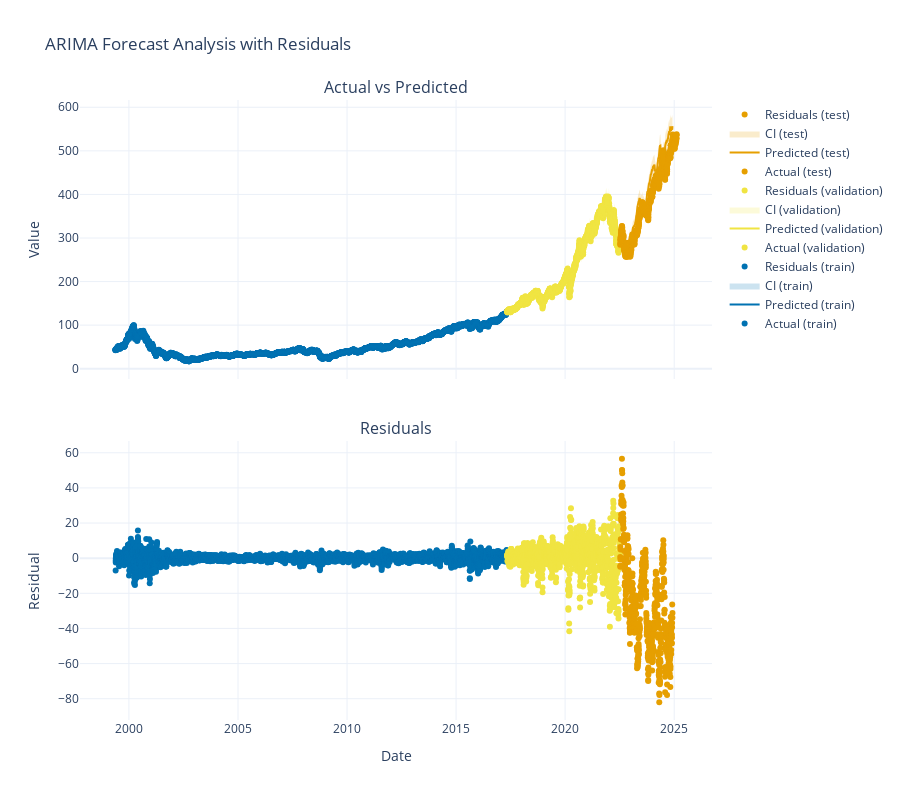

The notebook cell this image was saved under:
### Code cell
## Visualize Results
def plot_arima_analysis(forecast_df, split_column='split'):
    # Create figure with secondary y-axis
    fig = make_subplots(rows=2, cols=1, 
                       shared_xaxes=True,
                       vertical_spacing=0.1,
                       subplot_titles=('Actual vs Predicted', 'Residuals'))
    
    # Calculate residuals
    forecast_df['residuals'] = forecast_df['y'] - forecast_df['yhat']
    
    # Define colors for each split to match Prophet style
    split_colors = {
        'train': 'rgb(0, 114, 178)',      # Blue
        'validation': 'rgb(240, 228, 66)', # Yellow
        'test': 'rgb(230, 159, 0)'        # Orange
    }
    
    # Add traces for each split (train/validation/test)
    for split in forecast_df[split_column].unique():
        mask = forecast_df[split_column] == split
        split_data = forecast_df[mask]
        color = split_colors[split]
        
        # Main plot
        fig.add_trace(
            go.Scatter(x=split_data.ds, y=split_data.y,
                      name=f'Actual ({split})',
                      mode='markers',
                      marker=dict(color=color)),
            row=1, col=1)
        
        fig.add_trace(
            go.Scatter(x=split_data.ds, y=split_data.yhat,
                      name=f'Predicted ({split})',
                      mode='lines',
                      line=dict(color=color)),
            row=1, col=1)
            
        # Confidence intervals
        fig.add_trace(
            go.Scatter(x=split_data.ds, y=split_data.yhat_upper,
                      fill=None,
                      mode='lines',
                      line=dict(width=0),
                      showlegend=False),
            row=1, col=1)
            
        # Extract RGB values from color string and add alpha
        rgb_values = [int(x) for x in color.replace('rgb(', '').replace(')', '').split(',')]
        rgba_color = f'rgba({rgb_values[0]}, {rgb_values[1]}, {rgb_values[2]}, 0.2)'
        
        fig.add_trace(
            go.Scatter(x=split_data.ds, y=split_data.yhat_lower,
                      fill='tonexty',
                      mode='lines',
                      line=dict(width=0),
                      fillcolor=rgba_color,
                      name=f'CI ({split})'),
            row=1, col=1)
        
        # Residuals plot
        fig.add_trace(
            go.Scatter(x=split_data.ds, y=split_data.residuals,
                      name=f'Residuals ({split})',
                      mode='markers',
                      marker=dict(color=color)),
            row=2, col=1)
    
    # Update layout
    fig.update_layout(
        height=800,
        showlegend=True,
        title_text="ARIMA Forecast Analysis with Residuals",
        template='plotly_white'
    )
    
    # Update axes labels
    fig.update_xaxes(title_text="Date", row=2, col=1)
    fig.update_yaxes(title_text="Value", row=1, col=1)
    fig.update_yaxes(title_text="Residual", row=2, col=1)
    
    return fig

# Plot analysis
fig = plot_arima_analysis(arima_df_clean)
fig.show()

### Figure 1 — Plotly figure (JSON) as saved in the notebook; plotly's stock layout.template omitted (floating-point values rounded to 4 significant figures; data arrays with more than 128 entries replaced by an {"elided": "..."} marker saying what was removed)
{"data": [{"marker": {"color": "rgb(0, 114, 178)"}, "mode": "markers", "name": "Actual (train)", "type": "scatter", "x": {"elided": "4519 str values"}, "xaxis": "x", "y": {"elided": "4519 float values"}, "yaxis": "y"}, {"line": {"color": "rgb(0, 114, 178)"}, "mode": "lines", "name": "Predicted (train)", "type": "scatter", "x": {"elided": "4519 str values"}, "xaxis": "x", "y": {"elided": "4519 float values"}, "yaxis": "y"}, {"line": {"width": 0}, "mode": "lines", "showlegend": false, "type": "scatter", "x": {"elided": "4519 str values"}, "xaxis": "x", "y": {"elided": "4519 float values"}, "yaxis": "y"}, {"fill": "tonexty", "fillcolor": "rgba(0, 114, 178, 0.2)", "line": {"width": 0}, "mode": "lines", "name": "CI (train)", "type": "scatter", "x": {"elided": "4519 str values"}, "xaxis": "x", "y": {"elided": "4519 float values"}, "yaxis": "y"}, {"marker": {"color": "rgb(0, 114, 178)"}, "mode": "markers", "name": "Residuals (train)", "type": "scatter", "x": {"elided": "4519 str values"}, "xaxis": "x2", "y": {"elided": "4519 float values"}, "yaxis": "y2"}, {"marker": {"color": "rgb(240, 228, 66)"}, "mode": "markers", "name": "Actual (validation)", "type": "scatter", "x": {"elided": "1305 str values"}, "xaxis": "x", "y": {"elided": "1305 float values"}, "yaxis": "y"}, {"line": {"color": "rgb(240, 228, 66)"}, "mode": "lines", "name": "Predicted (validation)", "type": "scatter", "x": {"elided": "1305 str values"}, "xaxis": "x", "y": {"elided": "1305 float values"}, "yaxis": "y"}, {"line": {"width": 0}, "mode": "lines", "showlegend": false, "type": "scatter", "x": {"elided": "1305 str values"}, "xaxis": "x", "y": {"elided": "1305 float values"}, "yaxis": "y"}, {"fill": "tonexty", "fillcolor": "rgba(240, 228, 66, 0.2)", "line": {"width": 0}, "mode": "lines", "name": "CI (validation)", "type": "scatter", "x": {"elided": "1305 str values"}, "xaxis": "x", "y": {"elided": "1305 float values"}, "yaxis": "y"}, {"marker": {"color": "rgb(240, 228, 66)"}, "mode": "markers", "name": "Residuals (validation)", "type": "scatter", "x": {"elided": "1305 str values"}, "xaxis": "x2", "y": {"elided": "1305 float values"}, "yaxis": "y2"}, {"marker": {"color": "rgb(230, 159, 0)"}, "mode": "markers", "name": "Actual (test)", "type": "scatter", "x": {"elided": "650 str values"}, "xaxis": "x", "y": {"elided": "650 float values"}, "yaxis": "y"}, {"line": {"color": "rgb(230, 159, 0)"}, "mode": "lines", "name": "Predicted (test)", "type": "scatter", "x": {"elided": "650 str values"}, "xaxis": "x", "y": {"elided": "650 float values"}, "yaxis": "y"}, {"line": {"width": 0}, "mode": "lines", "showlegend": false, "type": "scatter", "x": {"elided": "650 str values"}, "xaxis": "x", "y": {"elided": "650 float values"}, "yaxis": "y"}, {"fill": "tonexty", "fillcolor": "rgba(230, 159, 0, 0.2)", "line": {"width": 0}, "mode": "lines", "name": "CI (test)", "type": "scatter", "x": {"elided": "650 str values"}, "xaxis": "x", "y": {"elided": "650 float values"}, "yaxis": "y"}, {"marker": {"color": "rgb(230, 159, 0)"}, "mode": "markers", "name": "Residuals (test)", "type": "scatter", "x": {"elided": "650 str values"}, "xaxis": "x2", "y": {"elided": "650 float values"}, "yaxis": "y2"}], "layout": {"annotations": [{"font": {"size": 16}, "showarrow": false, "text": "Actual vs Predicted", "x": 0.5, "xanchor": "center", "xref": "paper", "y": 1, "yanchor": "bottom", "yref": "paper"}, {"font": {"size": 16}, "showarrow": false, "text": "Residuals", "x": 0.5, "xanchor": "center", "xref": "paper", "y": 0.45, "yanchor": "bottom", "yref": "paper"}], "height": 800, "showlegend": true, "title": {"text": "ARIMA Forecast Analysis with Residuals"}, "xaxis": {"anchor": "y", "domain": [0, 1], "matches": "x2", "showticklabels": false}, "xaxis2": {"anchor": "y2", "domain": [0, 1], "title": {"text": "Date"}}, "yaxis": {"anchor": "x", "domain": [0.55, 1], "title": {"text": "Value"}}, "yaxis2": {"anchor": "x2", "domain": [0, 0.45], "title": {"text": "Residual"}}}}
